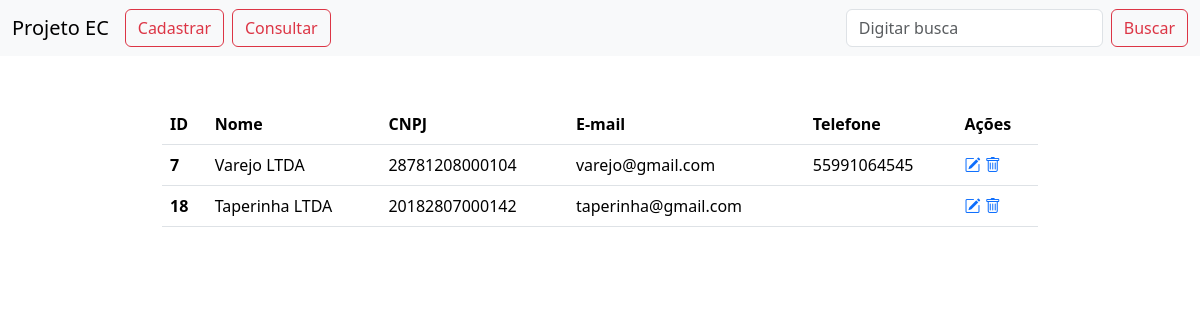
The page / on the database its author committed.
### tables this page shows
CREATE TABLE `fornecedor` (
  `id_fornecedor` int(11) NOT NULL,
  `nome_fornecedor` varchar(255) DEFAULT NULL,
  `email_fornecedor` varchar(255) DEFAULT NULL,
  `cnpj_fornecedor` varchar(55) DEFAULT NULL,
  `telefone_fornecedor` varchar(55) DEFAULT NULL
);

### index.php (the view, shortened to what this page needs)
<?php
require_once "layout/header.php";
require_once "config/db_conexao.php";
if (isset($_GET["buscar"])) {
    $sql = "SELECT * FROM fornecedor WHERE nome_fornecedor LIKE :buscar
    OR cnpj_fornecedor LIKE :buscar
    OR email_fornecedor LIKE :buscar
    OR telefone_fornecedor LIKE :buscar";
    $stmt = $conexao->prepare($sql);
    $stmt->bindValue(":buscar", "%" . $_GET["buscar"] . "%");
    $stmt->execute();
    $listaFornecedores = $stmt->fetchAll();
} else {
    $sql = "SELECT * FROM fornecedor";
    $stmt = $conexao->prepare($sql);
    $stmt->execute();
    $listaFornecedores = $stmt->fetchAll();
}
?>
<main>
    <div class="container col-9">
        <table class="table">
            <thead>
                <tr>
                    <th scope="col">ID</th>
                    <th scope="col">Nome</th>
                    <th scope="col">CNPJ</th>
                    <th scope="col">E-mail</th>
                    <th scope="col">Telefone</th>
                    <th scope="col">Ações</th>
                </tr>
            </thead>
            <tbody>
                <?php foreach ($listaFornecedores as $fornecedor) { ?>
                    <tr>
                        <th scope="row"><?php echo $fornecedor["id_fornecedor"] ?></th>
                        <td><?php echo $fornecedor["nome_fornecedor"] ?></td>
                        <td><?php echo $fornecedor["cnpj_fornecedor"] ?></td>
                        <td><?php echo $fornecedor["email_fornecedor"] ?></td>
                        <td><?php echo $fornecedor["telefone_fornecedor"] ?></td>
                        <td>
                            <a href="views/editar.php?id=<?php echo $fornecedor['id_fornecedor'] ?>"><i class="bi bi-pencil-square"></i></a>
                            <a href="#" data-bs-toggle="modal" data-bs-target="#modalExcluir" data-id="<?php echo $fornecedor['id_fornecedor'] ?>"><i class="bi-trash"></i></a>
                        </td>
                    </tr>
                <?php } ?>
            </tbody>
        </table>
    </div>
</main>
</body>
</html>

### layout/header.php (shortened to what this page needs)
<!DOCTYPE html>
<html lang="pt-br">
<head>
    <link href="https://cdn.jsdelivr.net/npm/bootstrap@5.3.8/dist/css/bootstrap.min.css" rel="stylesheet">
    <link rel="stylesheet" href="https://cdn.jsdelivr.net/npm/bootstrap-icons@1.13.1/font/bootstrap-icons.min.css">
</head>
<body>
    <header>
        <div class="mb-5">
            <nav class="navbar navbar-expand-lg bg-body-tertiary">
                <div class="container-fluid">
                    <a class="navbar-brand" href="/cadastros-fornecedor/index.php">Projeto EC</a>
                    <div class="collapse navbar-collapse" id="navbarSupportedContent">
                        <ul class="navbar-nav me-auto mb-2 mb-lg-0">
                            <li class="nav-item">
                                <a class="btn btn-outline-danger me-2" href="/cadastros-fornecedor/views/cadastrar.php">Cadastrar</a>
                            </li>
                            <li class="nav-item">
                                <a class=" btn btn-outline-danger" href="/cadastros-fornecedor/index.php">Consultar</a>
                            </li>
                        </ul>
                        <form action="index.php" method="get" class="d-flex" role="search">
                            <input class="form-control me-2 focus-ring" name="buscar" type="search" placeholder="Digitar busca" aria-label="Search" />
                            <button class="btn btn-outline-danger" type="submit">Buscar</button>
                        </form>
                    </div>
                </div>
            </nav>
        </div>
    </header>

### rows shown on the page
fornecedor: id_fornecedor "7", nome_fornecedor "Varejo LTDA", cnpj_fornecedor "28781208000104", email_fornecedor "varejo@gmail.com", telefone_fornecedor "55991064545"
fornecedor: id_fornecedor "18", nome_fornecedor "Taperinha LTDA", cnpj_fornecedor "20182807000142", email_fornecedor "taperinha@gmail.com"
